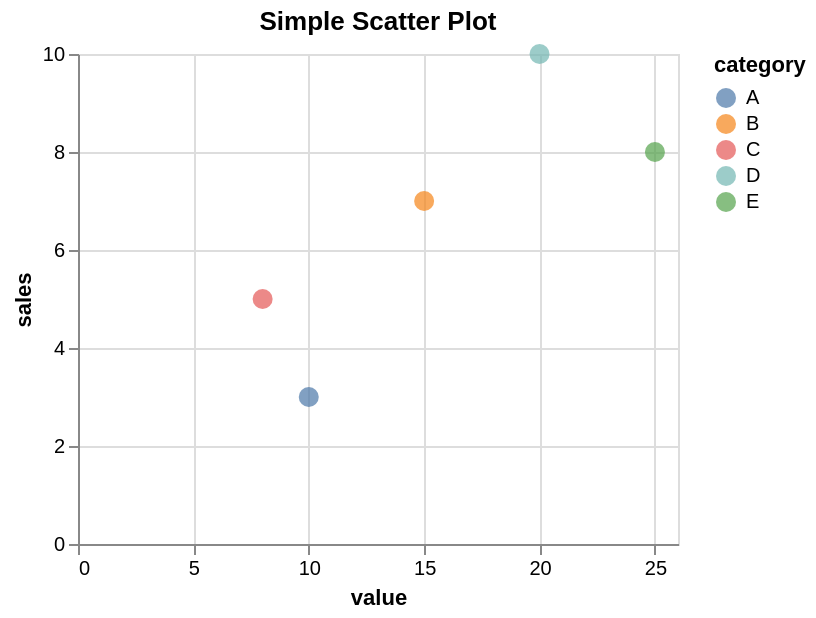

Here is the Vega-Lite specification saved for this chart:
### Vega-Lite specification from a JSON file in a GitHub repository (floating-point values rounded to 4 significant figures)
{"$schema": "https://vega.github.io/schema/vega-lite/v5.20.1.json", "config": {"view": {"continuousHeight": 300, "continuousWidth": 300}}, "data": {"name": "data-da9a454df0df8e8c843a0e21b04bad6c"}, "datasets": {"data-da9a454df0df8e8c843a0e21b04bad6c": [{"category": "A", "month": "Jan", "sales": 3, "value": 10}, {"category": "B", "month": "Feb", "sales": 7, "value": 15}, {"category": "C", "month": "Mar", "sales": 5, "value": 8}, {"category": "D", "month": "Apr", "sales": 10, "value": 20}, {"category": "E", "month": "May", "sales": 8, "value": 25}]}, "encoding": {"color": {"field": "category", "type": "nominal"}, "x": {"field": "value", "type": "quantitative"}, "y": {"field": "sales", "type": "quantitative"}}, "height": 245, "mark": {"size": 100, "type": "circle"}, "title": "Simple Scatter Plot", "width": "container"}
